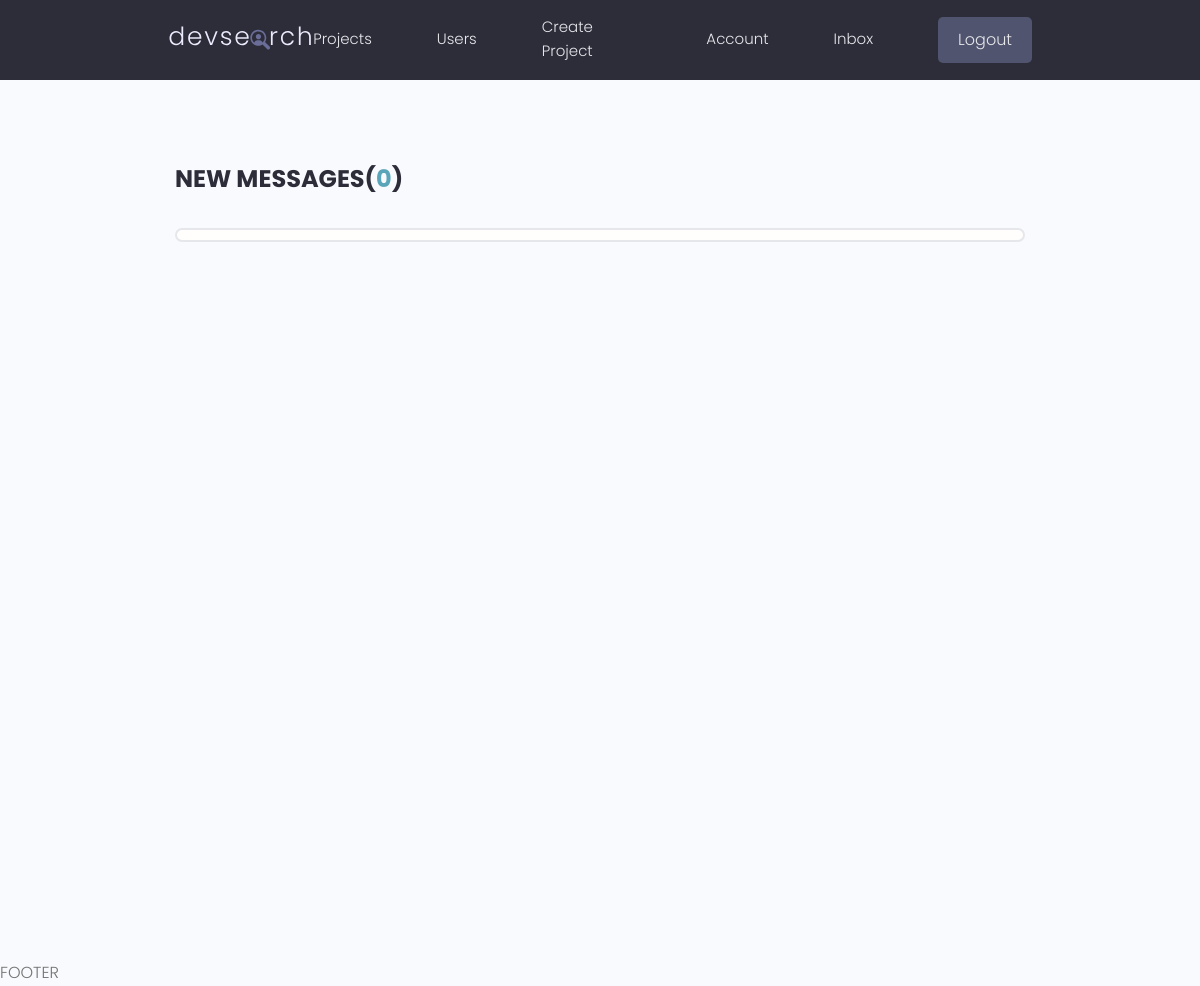
The app's page /users/inbox/ (signed in), older data.
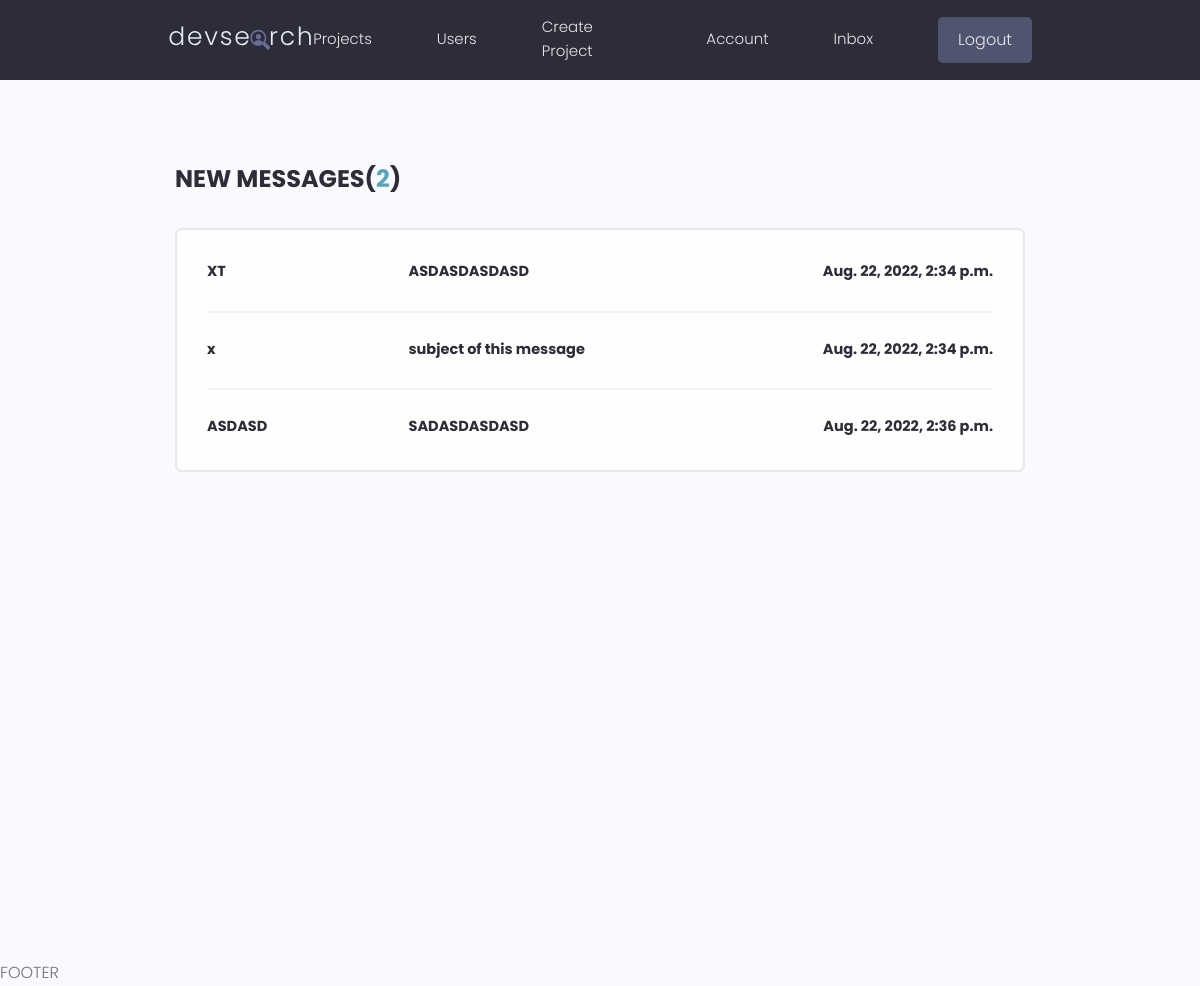
The same page, newer data.
### users/models.py (models this page shows, shortened)
class Message(models.Model):
    sender = models.ForeignKey(Profile, on_delete=models.SET_NULL, null=True, blank=True)
    recipient = models.ForeignKey(Profile, on_delete=models.SET_NULL, null=True, blank=True, related_name="messages")
    name = models.CharField(max_length=200, null=True, blank=True)
    email = models.EmailField(max_length=200, null=True, blank=True)
    subject = models.CharField(max_length=150, null=True, blank=True)
    body = models.TextField()
    is_read = models.BooleanField(default=False, null=True)
    created = models.DateTimeField(auto_now_add=True)
    id = models.UUIDField(default=uuid.uuid4, unique=True, primary_key=True, editable=False)
    class Meta:
        ordering = ['is_read', '-created']

### users/views.py (the view)
# urls.py: path('inbox/', views.inbox, name="inbox"),
@login_required(login_url='login')
def inbox(request):
    profile = request.user.profile
    messageRequests = profile.messages.all()
    unread = messageRequests.filter(is_read=False).count()
    context = {'messageRequests': messageRequests, 'unread': unread}
    return render(request, 'users/inbox.html', context)

### users/templates/users/inbox.html (shortened to what this page needs)
<!DOCTYPE html>
<html lang="en">
<head>
</head>
<body>
{% extends 'main.html' %}
{% load static %}
{% block content %}
  <main class="inbox my-xl">
    <div class="content-box">
      <h3 class="inbox__title">New Messages(<span>{{unread}}</span>)</h3>
      <ul class="messages">
        {% for message in messageRequests %}
        <li class="message message--unread">
          <a href="message.html">
            <span class="message__author">{{message.name}}</span>
            <span class="message__subject">{{message.subject}}</span>
            <span class="message__date">{{message.created}}</span>
          </a>
        </li>
        {% endfor %}
      </ul>
    </div>
  </main>
{% endblock content %}

Row changes from the older to the newer data that the page shows:
added Message: name "XT", subject "ASDASDASDASD", created "Aug. 22, 2022, 2:34 p.m."
added Message: name "x", subject "subject of this message", created "Aug. 22, 2022, 2:34 p.m."
added Message: name "ASDASD", subject "SADASDASDASD", created "Aug. 22, 2022, 2:36 p.m."
Text that changed along with them:
{{ unread }}: "0" → "2"
